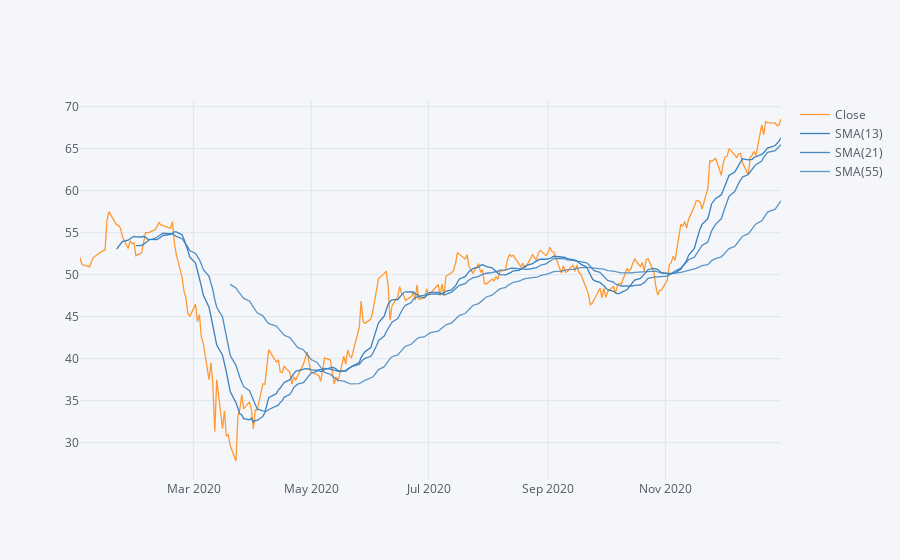

The cell this chart's notebook holds for it:
### Markdown cell above
** Use .ta_plot(study='sma') to create a Simple Moving Averages plot of Morgan Stanley for the year 2020.**

### Code cell
MS['Close'].loc['2020-01-01':'2021-01-01'].ta_plot(study='sma',periods=[13,21,55],title='Simple Moving Averages')

### Figure 1 — Plotly figure (JSON) as saved in the notebook; plotly's stock layout.template omitted (floating-point values rounded to 4 significant figures; data arrays with more than 128 entries replaced by an {"elided": "..."} marker saying what was removed)
{"data": [{"line": {"color": "rgba(255, 153, 51, 1.0)", "dash": "solid", "shape": "linear", "width": 1.3}, "mode": "lines", "name": "Close", "text": "", "type": "scatter", "x": {"elided": "253 str values"}, "y": {"elided": "253 float values"}}, {"line": {"color": "rgba(55, 128, 191, 1.0)", "dash": "solid", "shape": "linear", "width": 1.3}, "mode": "lines", "name": "SMA(13)", "text": "", "type": "scatter", "x": {"elided": "253 str values"}, "y": {"elided": "253 mixed values"}}, {"line": {"color": "rgba(55, 128, 191, 0.8999999999999999)", "dash": "solid", "shape": "linear", "width": 1.3}, "mode": "lines", "name": "SMA(21)", "text": "", "type": "scatter", "x": {"elided": "253 str values"}, "y": {"elided": "253 mixed values"}}, {"line": {"color": "rgba(55, 128, 191, 0.7999999999999998)", "dash": "solid", "shape": "linear", "width": 1.3}, "mode": "lines", "name": "SMA(55)", "text": "", "type": "scatter", "x": {"elided": "253 str values"}, "y": {"elided": "253 mixed values"}}], "layout": {"legend": {"bgcolor": "#F5F6F9", "font": {"color": "#4D5663"}}, "paper_bgcolor": "#F5F6F9", "plot_bgcolor": "#F5F6F9", "title": {"font": {"color": "#4D5663"}}, "xaxis": {"gridcolor": "#E1E5ED", "showgrid": true, "tickfont": {"color": "#4D5663"}, "title": {"font": {"color": "#4D5663"}, "text": ""}, "zerolinecolor": "#E1E5ED"}, "yaxis": {"gridcolor": "#E1E5ED", "showgrid": true, "tickfont": {"color": "#4D5663"}, "title": {"font": {"color": "#4D5663"}, "text": ""}, "zerolinecolor": "#E1E5ED"}}}
